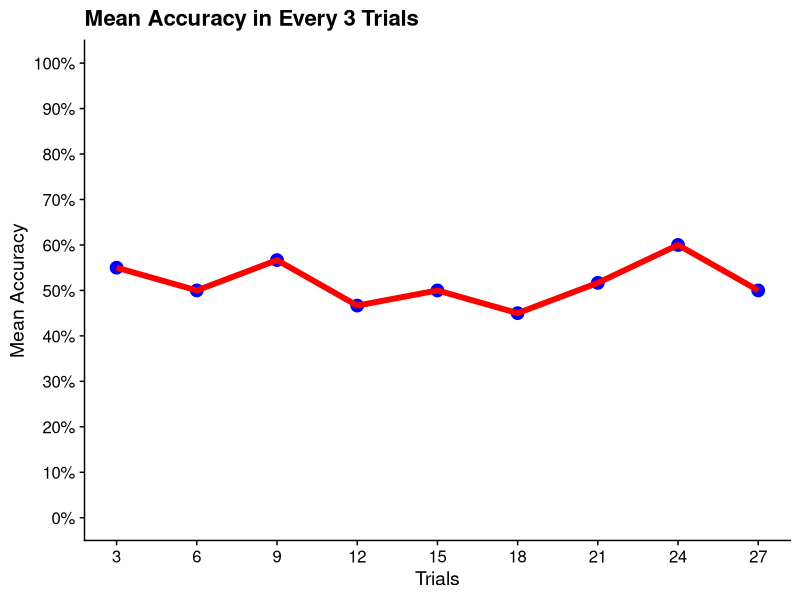
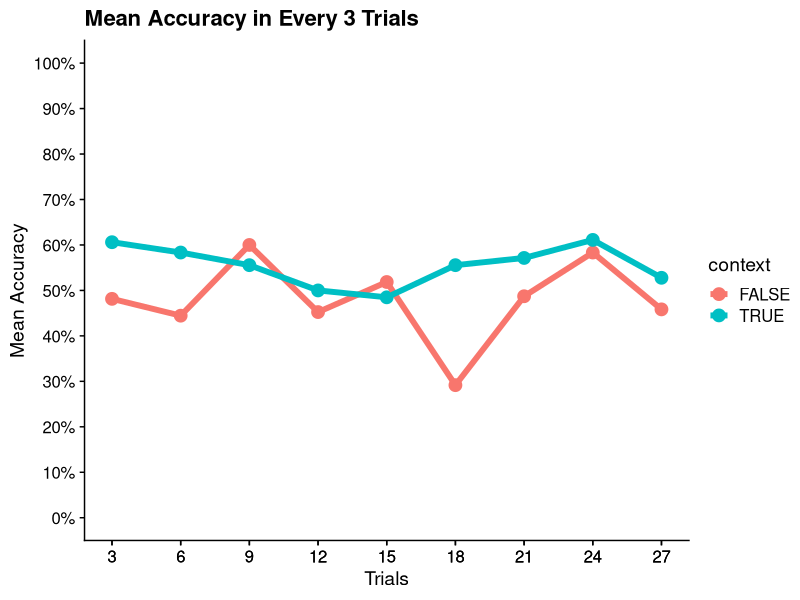
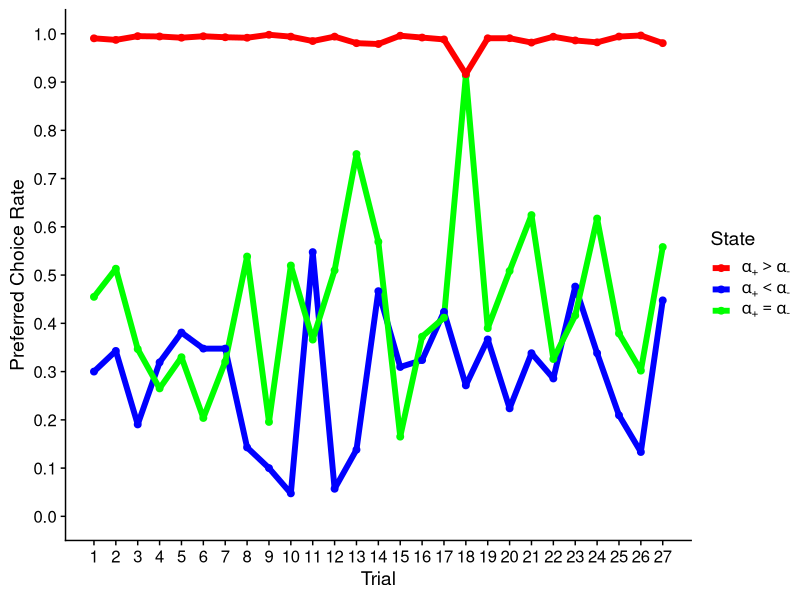
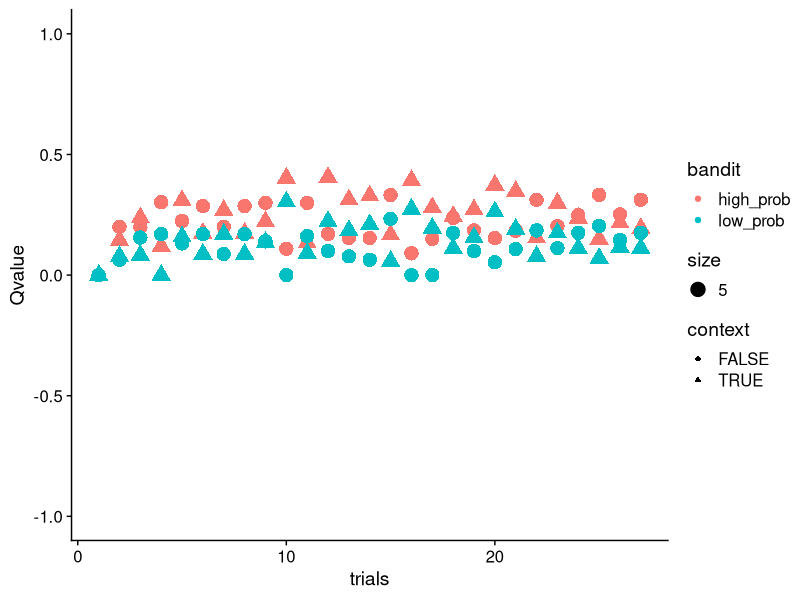
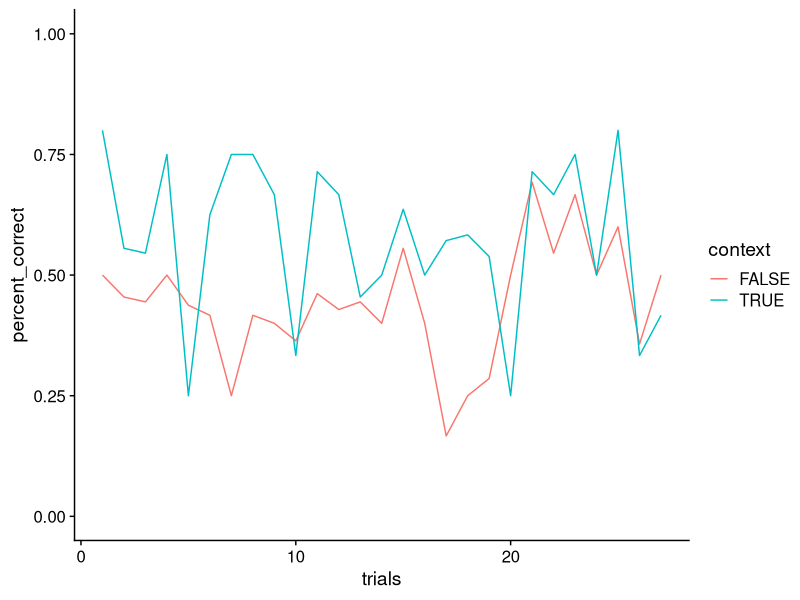
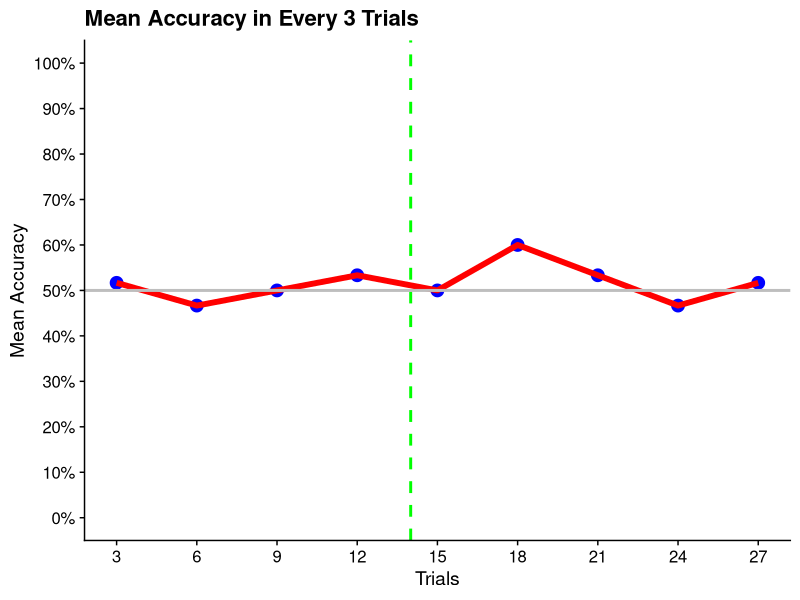
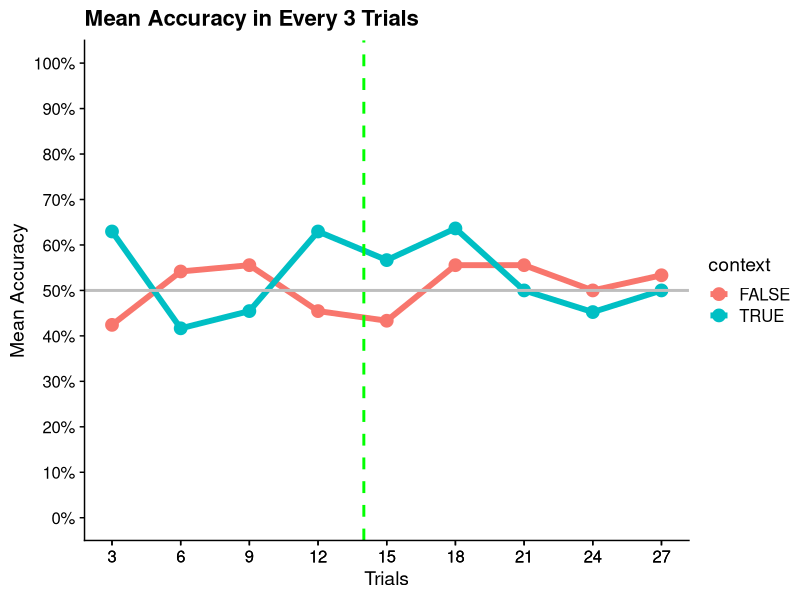
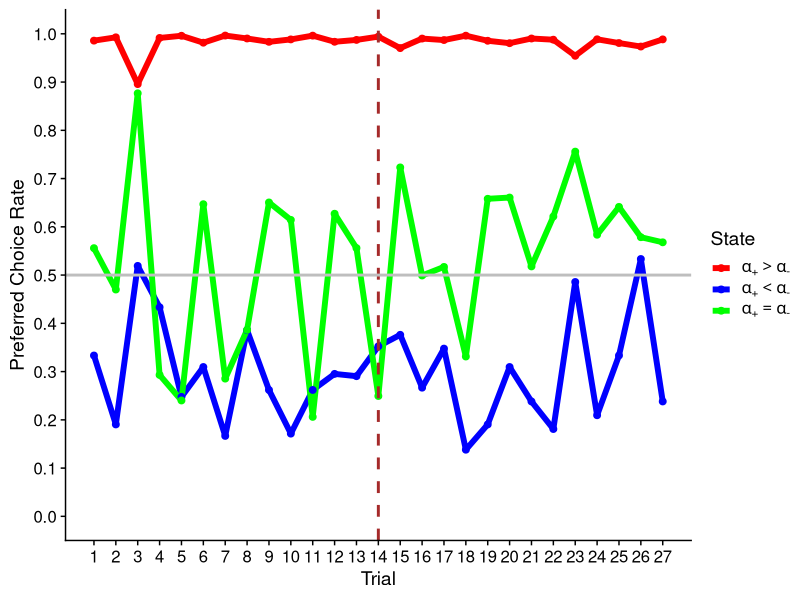

Generate these figures, in order, with R:
#clear screen
rm(list = ls())

#load packages (install if have not already)
library(data.table)
library(ggplot2)
library(cowplot)
library(dplyr)


session_simulate <- function(n_trials, shift, nsim_pref, beta, positive_lr_local, negative_lr_local) {
  if(shift==FALSE){
    p1 = 0.75
    p2 = 0.25
    #inital Q of each bandit
    Q = c(0, 0)
    #initalise these - store trial by trial variables
    Q_inital = matrix(as.numeric(NA), n_trials, 2)
    Q_new = matrix(as.numeric(NA), n_trials, 2)
    outcome = matrix(as.numeric(NA), n_trials, 2)
    dv = rep(NA,n_trials)
    prob_choose_left = rep(NA,n_trials)
    choose_left = rep(NA,n_trials)
    correct_choice = rep(NA,n_trials)
    preffered_for_each_trial <- c()
    context = sample(c(TRUE,FALSE), size=n_trials, prob = c(0.5,0.5), replace = T)
    
    for (t in 1:n_trials){
      #---------------------------------------
      # start: simulate n times for each trial
      #---------------------------------------
      Qs = c(0, 0)
      Q_initals = c()
      Q_news = c()
      outcomes = c()
      plr_index <- 0
      nlr_index <- 0
      elr_index <- 0
      positive_lr_s = positive_lr_local
      negative_lr_s = negative_lr_local
      preffered_choice <- matrix(NA, nrow = n_sims, ncol = 3)
      n_sims_for_preferred <- nsim_pref
      for (s in 1:n_sims_for_preferred){
        
        contexts  = sample(c(TRUE,FALSE), size=1, prob = c(0.5,0.5), replace = T)
        Q_initals = Qs
        dvs = Q_initals[1] - Q_initals[2] # PE
        
        prob_choose_lefts = 1 - (1/(1+exp(beta*dvs)))
        choose_lefts = as.numeric(runif(1)<=prob_choose_lefts)
        
        outcomes[1] = as.numeric(runif(1)<=p1)
        outcomes[2] = as.numeric(runif(1)<=p2)
        
        if(contexts==FALSE){
          positive_lr_s <- 0
          negative_lr_s <- 0
        }
        if (contexts==FALSE){
          outcomes[1] = -1*outcomes[1]
          outcomes[2] = -1*outcomes[2]
        }
        # updates
        PEs <- outcomes[1]-outcomes[2]
        if(PEs>0){
          Qs[1] = (1-positive_lr_s)*Qs[1] + positive_lr_s*outcomes[1]
          Qs[2] = (1-positive_lr_s)*Qs[2] + positive_lr_s*outcomes[2]
          plr_index <- plr_index + 1
        }else if(PEs<0){
          Qs[1] = (1-negative_lr_s)*Qs[1] + negative_lr_s*outcomes[1]
          Qs[2] = (1-negative_lr_s)*Qs[2] + negative_lr_s*outcomes[2]
          nlr_index <- nlr_index + 1
        }else{
          Qs[1] = (1-negative_lr_s)*Qs[1] + negative_lr_s*outcomes[1]
          Qs[2] = (1-negative_lr_s)*Qs[2] + negative_lr_s*outcomes[2]
          elr_index <- elr_index + 1
        }
        
        preffered_choice[s,]=c(plr_index,nlr_index,elr_index)
      }
      preffered_choice <- cbind(preffered_choice,t)
      #---------------------------------------
      # end: simulate n times for each trial
      #---------------------------------------
      Q_inital[t, 1:2] = Q
      dv[t] = Q_inital[t, 1] - Q_inital[t, 2] # PE
      
      prob_choose_left[t] = 1 - (1/(1+exp(beta*dv[t])))
      choose_left[t] = as.numeric(runif(1)<=prob_choose_left[t])
      
      outcome[t, 1] = as.numeric(runif(1)<=p1)
      outcome[t, 2] = as.numeric(runif(1)<=p2)
      
      if (context[t]==FALSE){
        outcome[t, 1] = -1*outcome[t, 1]
        outcome[t, 2] = -1*outcome[t, 2]
      }
      
      if (choose_left[t]==1 & context[t]==FALSE){
        correct_choice[t] = 0
      } else if (choose_left[t]==0 & context[t]==TRUE){
        correct_choice[t] = 0
      } else {
        correct_choice[t] = 1
      }
      # updates
      PE <- outcome[t,1]-outcome[t, 2]
      # condition on learning rate
      if(context[t]==FALSE){
        positive_lr_local <- 0
        negative_lr_local <- 0
      }
      if(PE>0){
        # plr_index <- plr_index + 1
        Q[1] = (1-positive_lr_local)*Q[1] + positive_lr_local*outcome[t, 1]
        Q[2] = (1-positive_lr_local)*Q[2] + positive_lr_local*outcome[t, 2]
      }else{
        # nlr_index <- nlr_index + 1
        Q[1] = (1-negative_lr_local)*Q[1] + negative_lr_local*outcome[t, 1]
        Q[2] = (1-negative_lr_local)*Q[2] + negative_lr_local*outcome[t, 2]
      }
      # store new (updated) Q value
      Q_new[t, ] = Q
      preffered_for_each_trial=rbind(preffered_for_each_trial,preffered_choice)
    }
    divide_trials <- 3
    steps <- n_trials/divide_trials
    position <- rep(1:steps, each=divide_trials)
    if(length(position) < n_trials){
      position <- c(rep(1:steps, each=divide_trials), ceiling(steps))
      warning(paste('n_trials should be a multiplication of',divide_trials))
    }
    dat_comp = data.table(Q_inital)
    dat_comp$trials = seq(1, n_trials)
    dat_comp$dv = dv
    dat_comp$outcome_l = outcome[, 1]
    dat_comp$outcome_r = outcome[, 2]
    dat_comp$choose_l = choose_left
    dat_comp$correct_choice = correct_choice
    dat_comp$position <- position
    dat_comp$context <- context
  }else{
    Q = c(0, 0)
    Q_inital = matrix(as.numeric(NA), n_trials, 2)
    Q_new = matrix(as.numeric(NA), n_trials, 2)
    outcome = matrix(as.numeric(NA), n_trials, 2)
    dv = rep(NA,n_trials)
    prob_choose_left = rep(NA,n_trials)
    choose_left = rep(NA,n_trials)
    correct_choice = rep(NA,n_trials)
    preffered_for_each_trial <- c()
    context = sample(c(TRUE,FALSE), size=n_trials, prob = c(0.5,0.5), replace = T)
    
    for (t in 1:n_trials){
      middle_point <- round(n_trials/2)
      if(t <= 14){
        p1 = 0.75
        p2 = 0.25
      }else{
        p1 = 0.25
        p2 = 0.75
      }
      #---------------------------------------
      # start: simulate n times for each trial
      #---------------------------------------
      Qs = c(0, 0)
      Q_initals = c()
      Q_news = c()
      outcomes = c()
      plr_index <- 0
      nlr_index <- 0
      elr_index <- 0
      positive_lr_s = positive_lr_local
      negative_lr_s = negative_lr_local
      preffered_choice <- matrix(NA, nrow = n_sims, ncol = 3)
      n_sims_for_preferred <- nsim_pref
      for (s in 1:n_sims_for_preferred){
        
        contexts  = sample(c(TRUE,FALSE), size=1, prob = c(0.5,0.5), replace = T)
        Q_initals = Qs
        dvs = Q_initals[1] - Q_initals[2] # PE
        
        prob_choose_lefts = 1 - (1/(1+exp(beta*dvs)))
        choose_lefts = as.numeric(runif(1)<=prob_choose_lefts)
        
        outcomes[1] = as.numeric(runif(1)<=p1)
        outcomes[2] = as.numeric(runif(1)<=p2)
        
        if(contexts==FALSE){
          positive_lr_s <- 0
          negative_lr_s <- 0
        }
        if (contexts==FALSE){
          outcomes[1] = -1*outcomes[1]
          outcomes[2] = -1*outcomes[2]
        }
        # updates
        PEs <- outcomes[1]-outcomes[2]
        if(PEs>0){
          Qs[1] = (1-positive_lr_s)*Qs[1] + positive_lr_s*outcomes[1]
          Qs[2] = (1-positive_lr_s)*Qs[2] + positive_lr_s*outcomes[2]
          plr_index <- plr_index + 1
        }else if(PEs<0){
          Qs[1] = (1-negative_lr_s)*Qs[1] + negative_lr_s*outcomes[1]
          Qs[2] = (1-negative_lr_s)*Qs[2] + negative_lr_s*outcomes[2]
          nlr_index <- nlr_index + 1
        }else{
          Qs[1] = (1-negative_lr_s)*Qs[1] + negative_lr_s*outcomes[1]
          Qs[2] = (1-negative_lr_s)*Qs[2] + negative_lr_s*outcomes[2]
          elr_index <- elr_index + 1
        }
        
        preffered_choice[s,]=c(plr_index,nlr_index,elr_index)
      }
      preffered_choice <- cbind(preffered_choice,t)
      #---------------------------------------
      # end: simulate n times for each trial
      #---------------------------------------
      Q_inital[t, 1:2] = Q
      dv[t] = Q_inital[t, 1] - Q_inital[t, 2] # PE
      
      prob_choose_left[t] = 1 - (1/(1+exp(beta*dv[t])))
      choose_left[t] = as.numeric(runif(1)<=prob_choose_left[t])
      
      outcome[t, 1] = as.numeric(runif(1)<=p1)
      outcome[t, 2] = as.numeric(runif(1)<=p2)
      
      if (context[t]==FALSE){
        outcome[t, 1] = -1*outcome[t, 1]
        outcome[t, 2] = -1*outcome[t, 2]
      }
      
      if (choose_left[t]==1 & context[t]==FALSE){
        correct_choice[t] = 0
      } else if (choose_left[t]==0 & context[t]==TRUE){
        correct_choice[t] = 0
      } else {
        correct_choice[t] = 1
      }
      # updates
      PE <- outcome[t,1]-outcome[t, 2]
      # condition on learning rate
      if(context[t]==FALSE){
        positive_lr_local <- 0
        negative_lr_local <- 0
      }
      if(PE>0){
        # plr_index <- plr_index + 1
        Q[1] = (1-positive_lr_local)*Q[1] + positive_lr_local*outcome[t, 1]
        Q[2] = (1-positive_lr_local)*Q[2] + positive_lr_local*outcome[t, 2]
      }else{
        # nlr_index <- nlr_index + 1
        Q[1] = (1-negative_lr_local)*Q[1] + negative_lr_local*outcome[t, 1]
        Q[2] = (1-negative_lr_local)*Q[2] + negative_lr_local*outcome[t, 2]
      }
      # store new (updated) Q value
      Q_new[t, ] = Q
      preffered_for_each_trial=rbind(preffered_for_each_trial,preffered_choice)
    }
    divide_trials <- 3
    steps <- n_trials/divide_trials
    position <- rep(1:steps, each=divide_trials)
    if(length(position) < n_trials){
      position <- c(rep(1:steps, each=divide_trials), ceiling(steps))
      warning(paste('n_trials should be a multiplication of',divide_trials))
    }
    dat_comp = data.table(Q_inital)
    dat_comp$trials = seq(1, n_trials)
    dat_comp$dv = dv
    dat_comp$outcome_l = outcome[, 1]
    dat_comp$outcome_r = outcome[, 2]
    dat_comp$choose_l = choose_left
    dat_comp$correct_choice = correct_choice
    dat_comp$position <- position
    dat_comp$context <- context
  }
  
  return(list(dataset=dat_comp, preferred_choice=preffered_for_each_trial))
}
    
n_sims = 20
nsim_pref = 20
n_trials = 27
beta = 3
positive_lr_local = 0.3
negative_lr_local = 0.7

#----------------------------------
# without shift (break point)
#----------------------------------
for (sim in 1:n_sims){
  dat_comp <- session_simulate(n_trials, shift=FALSE, nsim_pref, beta, positive_lr_local, negative_lr_local)
  dat_comp  <- dat_comp$dataset
  # rate accuracy in every three steps
  steps <- n_trials/3
  position <- seq(3,n_trials, by=3)
  rate_accuracy <- dat_comp %>% group_by(position) %>% summarise(rate_accuracy=round(mean(correct_choice)*100,2)) %>% 
    mutate(position_in_df=seq(3,n_trials, by=3))
  dat_comp$accuracy <- rep(NA,nrow(dat_comp))
  dat_comp$accuracy[rate_accuracy$position_in_df] <- rate_accuracy$rate_accuracy
  if (sim==1){
    dat_comp_all = dat_comp
  } else {
    dat_comp_all = rbind(dat_comp_all, dat_comp)
  }
}
# overview of rate accuracy in every three steps
accuracy_in_every_3_steps <- as.numeric(na.omit(dat_comp_all$accuracy))
accuracy_in_every_3_steps

# mean of accuracy in every 3 trials for each trial
df <- dat_comp_all %>% group_by(trials) %>% summarise(acc_mean=mean(accuracy, na.rm=T))
df <- na.omit(df)
ggplot(df, aes(x=trials, y=acc_mean)) +
  geom_point(size=4, color='blue')+
  geom_line(size=2, color='red')+
  xlab('Trials')+ylab('Mean Accuracy')+
  ggtitle('Mean Accuracy in Every 3 Trials')+
  theme_cowplot()+
  scale_y_continuous(labels = function(x) paste0(x, "%"),
                     n.breaks = 10,
                     limits = c(0, 100))+
  scale_x_continuous(breaks = df$trials)
# mean of accuracy in every 3 trials for each trial by context

df <- dat_comp_all %>% group_by(trials,context) %>% summarise(acc_mean=mean(accuracy, na.rm=T))
df <- na.omit(df)
ggplot(df, aes(x=trials, y=acc_mean, color=context)) +
  geom_point(size=4)+
  geom_line(size=2)+
  xlab('Trials')+ylab('Mean Accuracy')+
  ggtitle('Mean Accuracy in Every 3 Trials')+
  theme_cowplot()+
  scale_y_continuous(labels = function(x) paste0(x, "%"),
                     n.breaks = 10,
                     limits = c(0, 100))+
  scale_x_continuous(breaks = df$trials)

# new plot
dat_comp  <- session_simulate(n_trials, shift=FALSE, nsim_pref, beta, positive_lr_local, negative_lr_local)
preffered <- dat_comp$preferred_choice
# rownames(preffered) <- rep(1:n_trials, each=n_sims)
colnames(preffered) <- c('greater','less','equal', 'trial')
preffered <- as.data.frame(preffered)
head(preffered)
H <- preffered %>% group_by(trial) %>% summarise(greater=sum(greater)/sum(greater,less,equal), less=sum(less)/sum(greater,less,equal), equal=sum(equal)/sum(greater,less,equal)) 
# H <- preffered %>% group_by(trial) %>% summarise(greater=mean(greater), less=mean(less), equal=mean(equal)) 
H <- as.data.frame(H)
long <- reshape(H, ids = row.names(H),
                times = names(H)[-1], v.names = 'value',
                varying = list(names(H)[-1]), direction = "long")
colnames(long) <- c('trial','state','value', 'id')
rownames(long) <- NULL
long$state <- as.factor(long$state)
long$trial <- as.numeric(long$trial)
legend_labels <- c(expression(alpha[`+`]>alpha[`-`]),
                   expression(alpha[`+`]<alpha[`-`]),
                   expression(alpha[`+`]==alpha[`-`]))
ggplot(long, aes(x=trial, y=value))+
  geom_line(aes(color = state), size=2)+
  geom_point(aes(color = state), size=2)+
  xlab('Trial')+ylab('Preferred Choice Rate')+
  theme_cowplot() +
  scale_y_continuous(n.breaks = 10,
                     limits = c(0, 1))+
  scale_x_continuous(breaks = 1:n_trials)+
  scale_color_manual(name='State',values = c("red", "blue", 'green'), labels = parse(text = legend_labels))

### plot average Q values over trials
#average
bandit_plot = dat_comp_all[, .(high_prob = mean(V1), low_prob = mean(V2)), by=.(trials, context)]

#convert to long form
bandit_plot = melt(bandit_plot,  id.vars = c('trials', 'context'),
                   variable.name = 'bandit')

ggplot(bandit_plot, aes(x=trials, y=value, colour = bandit, shape=context, size=5))+ 
  geom_point() +
  theme_cowplot()+
  ylab("Qvalue")+
  ylim(-1,1)

### plot proportion of correct choices over time
correct_plot = dat_comp_all[, .(percent_correct = sum(correct_choice)/.N), by=.(trials, context)]
ggplot(correct_plot, aes(x=trials, y=percent_correct, colour = context)) +
  geom_line()+
  theme_cowplot()+
  ylim(0,1)

#----------------------------------
# with shift (break point) - new
#----------------------------------
n_sims = 20
nsim_pref = 20
n_trials = 27
beta = 3
positive_lr_local = 0.3
negative_lr_local = 0.7
for (sim in 1:n_sims){
  dat_comp <- session_simulate(n_trials, shift=TRUE, nsim_pref, beta, positive_lr_local, negative_lr_local)
  dat_comp  <- dat_comp$dataset
  # rate accuracy in every three steps
  steps <- n_trials/3
  position <- seq(3,n_trials, by=3)
  rate_accuracy <- dat_comp %>% group_by(position) %>% summarise(rate_accuracy=round(mean(correct_choice)*100,2)) %>% 
    mutate(position_in_df=seq(3,n_trials, by=3))
  dat_comp$accuracy <- rep(NA,nrow(dat_comp))
  dat_comp$accuracy[rate_accuracy$position_in_df] <- rate_accuracy$rate_accuracy
  if (sim==1){
    dat_comp_all = dat_comp
  } else {
    dat_comp_all = rbind(dat_comp_all, dat_comp)
  }
}
# overview of rate accuracy in every three steps
accuracy_in_every_3_steps <- as.numeric(na.omit(dat_comp_all$accuracy))
accuracy_in_every_3_steps

# mean of accuracy in every 3 trials for each trial
df <- dat_comp_all %>% group_by(trials) %>% summarise(acc_mean=mean(accuracy, na.rm=T))
df <- na.omit(df)
ggplot(df, aes(x=trials, y=acc_mean)) +
  geom_point(size=4, color='blue')+
  geom_line(size=2, color='red')+
  xlab('Trials')+ylab('Mean Accuracy')+
  ggtitle('Mean Accuracy in Every 3 Trials')+
  theme_cowplot()+
  scale_y_continuous(labels = function(x) paste0(x, "%"),
                     n.breaks = 10,
                     limits = c(0, 100))+
  scale_x_continuous(breaks = df$trials)+
  geom_vline(xintercept = round(n_trials/2), color='green', linetype=2, size=1)+
  geom_hline(yintercept = 50, color='grey', linetype=1, size=1)

# mean of accuracy in every 3 trials for each trial by context

df <- dat_comp_all %>% group_by(trials,context) %>% summarise(acc_mean=mean(accuracy, na.rm=T))
df <- na.omit(df)
ggplot(df, aes(x=trials, y=acc_mean, color=context)) +
  geom_point(size=4)+
  geom_line(size=2)+
  xlab('Trials')+ylab('Mean Accuracy')+
  ggtitle('Mean Accuracy in Every 3 Trials')+
  theme_cowplot()+
  scale_y_continuous(labels = function(x) paste0(x, "%"),
                     n.breaks = 10,
                     limits = c(0, 100))+
  scale_x_continuous(breaks = df$trials)+
  geom_vline(xintercept = round(n_trials/2), color='green', linetype=2,size=1)+
  geom_hline(yintercept = 50, color='grey', linetype=1, size=1)



# new plot
dat_comp  <- session_simulate(n_trials, shift=TRUE, nsim_pref, beta, positive_lr_local, negative_lr_local)
preffered <- dat_comp$preferred_choice
# rownames(preffered) <- rep(1:n_trials, each=n_sims)
colnames(preffered) <- c('greater','less','equal', 'trial')
preffered <- as.data.frame(preffered)
head(preffered)
H <- preffered %>% group_by(trial) %>% summarise(greater=sum(greater)/sum(greater,less,equal), less=sum(less)/sum(greater,less,equal), equal=sum(equal)/sum(greater,less,equal)) 
# H <- preffered %>% group_by(trial) %>% summarise(greater=mean(greater), less=mean(less), equal=mean(equal)) 
H <- as.data.frame(H)
long <- reshape(H, ids = row.names(H),
                times = names(H)[-1], v.names = 'value',
                varying = list(names(H)[-1]), direction = "long")
colnames(long) <- c('trial','state','value', 'id')
rownames(long) <- NULL
long$state <- as.factor(long$state)
long$trial <- as.numeric(long$trial)
legend_labels <- c(expression(alpha[`+`]>alpha[`-`]),
                   expression(alpha[`+`]<alpha[`-`]),
                   expression(alpha[`+`]==alpha[`-`]))
ggplot(long, aes(x=trial, y=value))+
  geom_line(aes(color = state), size=2)+
  geom_point(aes(color = state), size=2)+
  xlab('Trial')+ylab('Preferred Choice Rate')+
  theme_cowplot() +
  scale_y_continuous(n.breaks = 10,
                     limits = c(0, 1))+
  scale_x_continuous(breaks = 1:n_trials)+
  scale_color_manual(name='State',values = c("red", "blue", 'green'), labels = parse(text = legend_labels))+
  geom_vline(xintercept = round(n_trials/2), color='brown', linetype='dashed', size=1)+
  geom_hline(yintercept = 0.5, color='grey', linetype=1, size=1)


### plot average Q values over trials
#average
bandit_plot = dat_comp_all[, .(high_prob = mean(V1), low_prob = mean(V2)), by=.(trials, context)]

#convert to long form
bandit_plot = melt(bandit_plot,  id.vars = c('trials', 'context'),
                   variable.name = 'bandit')

ggplot(bandit_plot, aes(x=trials, y=value, colour = bandit, shape=context, size=5))+ 
  geom_point() +
  theme_cowplot()+
  ylab("Qvalue")+
  ylim(-1,1)+
  geom_vline(xintercept = round(n_trials/2), color='green', linetype='dashed', size=1)+
  geom_hline(yintercept = 0.5, color='grey', linetype=1, size=1)




### plot proportion of correct choices over time
correct_plot = dat_comp_all[, .(percent_correct = sum(correct_choice)/.N), by=.(trials, context)]
ggplot(correct_plot, aes(x=trials, y=percent_correct, colour = context)) +
  geom_line()+
  theme_cowplot()+
  ylim(0,1)+
  geom_vline(xintercept = round(n_trials/2), color='green', linetype='dashed', size=1)+
  geom_hline(yintercept = 0.5, color='grey', linetype=1, size=1)



